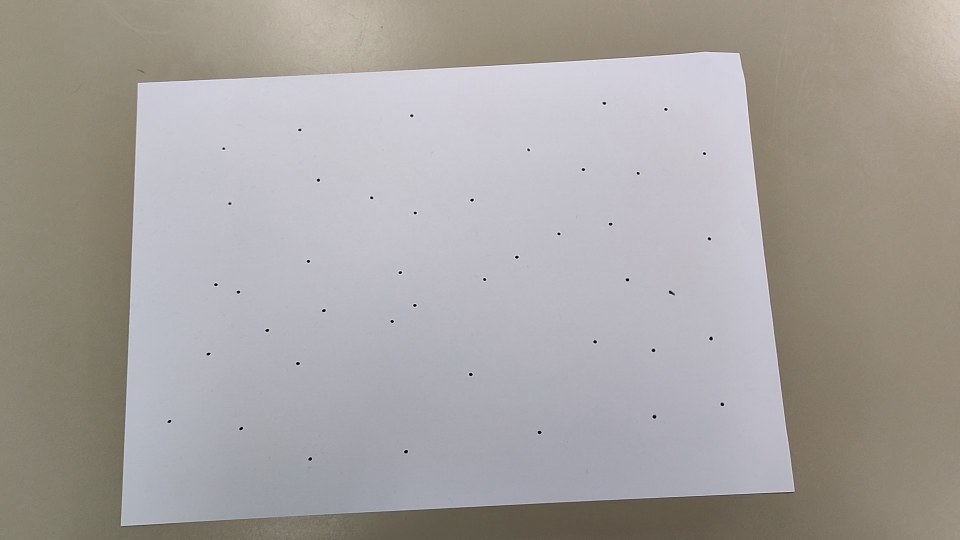
#> input picture imagenes/puntos_0365.jpg, 1920 x 1080 px, found by its file name (shown at 1/2 size)
$ python canny.py
#> lines starting #> are read from the running program, lines starting #| are printed output that depends on the picture; after the words box and inside, x2 and y2 are one past the last pixel; in counts of white or black regions, pixels touching at a corner belong together
import cv2
import numpy as np

lista_areas = []

img = cv2.imread('/home/ptrenchs/Escritorio/TFM/imagenes/puntos_0365.jpg')
#> img is the input picture: shape (1080, 1920, 3); mean B, G, R 159.6, 162.3, 166.5
filas,columnas,calnales = img.shape
#> filas = 1080; columnas = 1920; calnales = 3
# img = cv2.resize(img, (columnas * 2, filas * 2))
img = cv2.blur(img, (5,5))

# Aplicando Canny
canny = cv2.Canny(img, 20, 100)
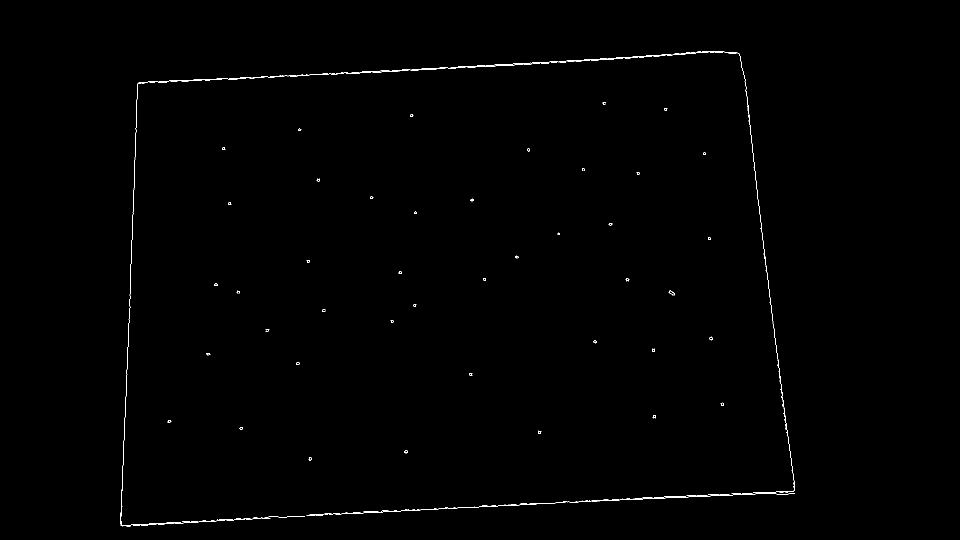
#> canny: shape (1080, 1920) (shown at 1/2 size); 0.33% white in thin lines or dots, all inside (x1, y1, x2, y2) = (240, 102, 1590, 1054)
# cv2.imshow('canny', cv2.resize(canny, (columnas // 2, filas // 2)))
# Aplicacion closing
contornos = []
n = 10
cont = 0
while True:
    kernel = np.ones((n,n))
    closing = cv2.morphologyEx(canny, cv2.MORPH_CLOSE, kernel)
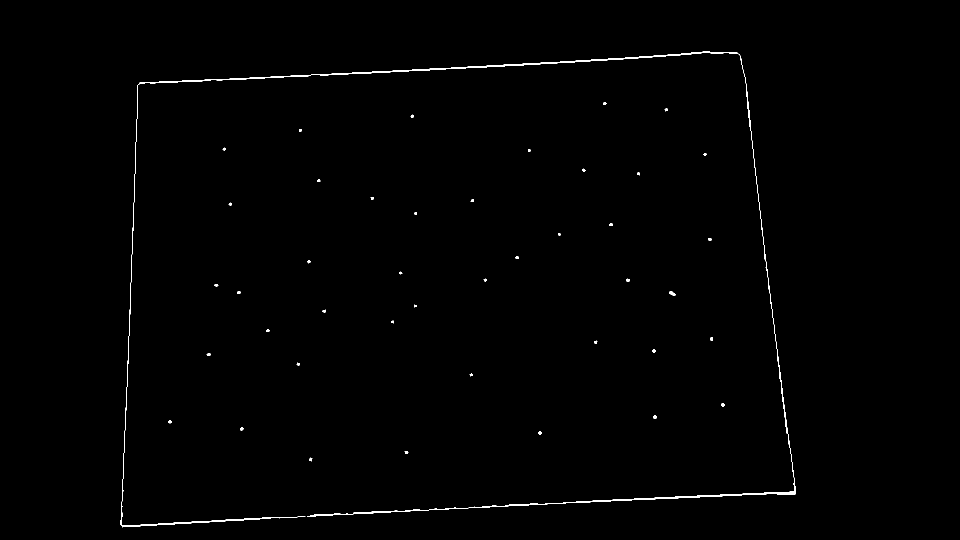
#> closing: shape (1080, 1920) (shown at 1/2 size); 0.5% white; 43 white regions
    closing_copy = closing.copy()
    contornos_frame,_ = cv2.findContours(closing, cv2.RETR_EXTERNAL, cv2.CHAIN_APPROX_SIMPLE)
#> contornos_frame = 43 contours, 19 with area under 20; largest, box (x1, y1, x2, y2) and area: (241, 103, 1591, 1055) 4770, (1338, 582, 1351, 592) 57, (1306, 831, 1313, 838) 29, (1305, 698, 1311, 705) 26, (1442, 806, 1449, 813) 26
    cv2.drawContours(closing_copy, contornos_frame, -1, (0,255,0), 2)
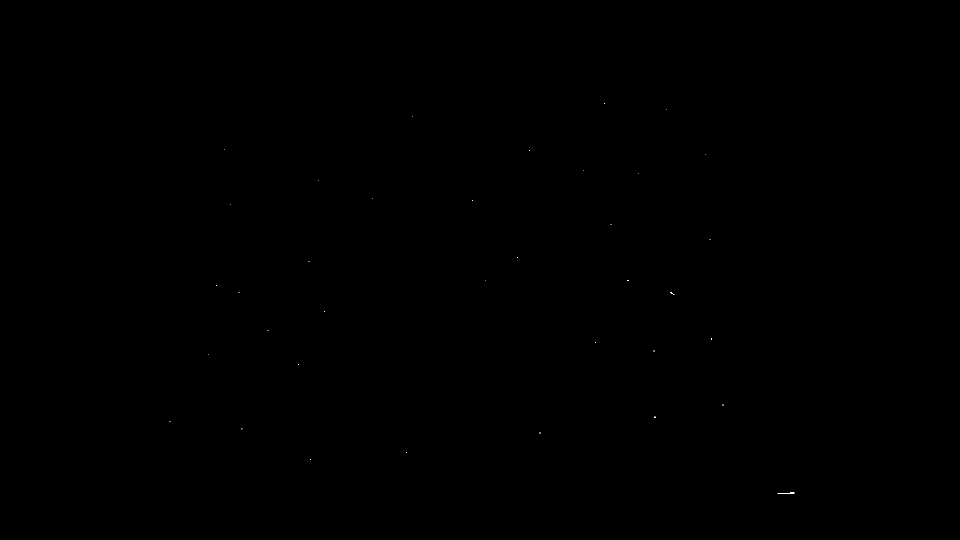
#> closing_copy: shape (1080, 1920) (shown at 1/2 size); 0.01% white in thin lines or dots, all inside (x1, y1, x2, y2) = (339, 207, 1589, 988)
    closing_copy = cv2.resize(closing_copy, (columnas // 2, filas // 2))
#> closing_copy: shape (540, 960)
    cv2.imshow('closing', closing_copy)

    if len(contornos_frame) == len(contornos):
        cont += 1
        if cont<10:
            n += 2
    else:
        cont = 0
        n += 2
    contornos = contornos_frame
#> contornos has the same summary as contornos_frame
    if 10 < cont:
        break

esquina_superior_iz = []
esquina_complementaria = []
centros = []
for i in range(len(contornos)):
    # print(contornos[i])
    x, y, w, h = cv2.boundingRect(contornos[i])
    # Dibujar el rectángulo en la imagen original
    esquina_superior_iz.append((x,y))
    esquina_complementaria.append((x + w, y + h))
    # cv2.rectangle(img, (x, y), (x + w, y + h), (0, 255, 0), 2)
    cx = x + w // 2
    cy = y + h // 2
    centros.append((cx, cy))
    area = cv2.contourArea(contornos[i])
    lista_areas.append(area)
    area_max = max(lista_areas)
    cv2.drawContours(img, contornos, i, (255,255,0), 2)
#> this loop made 43 passes
#> (x, y, w, h, cx, cy, area, area_max) on passes 1, 2, 3, 4, 5, 6, 7, 9, 10, 11, 12, 13: (618, 915, 7, 8, 621, 919, 22, 22), (809, 902, 8, 6, 813, 905, 25, 25), (1077, 862, 7, 7, 1080, 865, 24, 25), (480, 855, 7, 6, 483, 858, 24, 25), (336, 841, 8, 6, 340, 844, 23.5, 25), (1306, 831, 7, 7, 1309, 834, 29, 29), (1442, 806, 7, 7, 1445, 809, 25.5, 29), (593, 725, 7, 6, 596, 728, 20.5, 29), (413, 707, 9, 5, 417, 709, 22, 29), (1305, 698, 6, 7, 1308, 701, 26, 29), (1188, 681, 7, 7, 1191, 684, 20.5, 29), (1420, 674, 6, 8, 1423, 678, 25, 29)
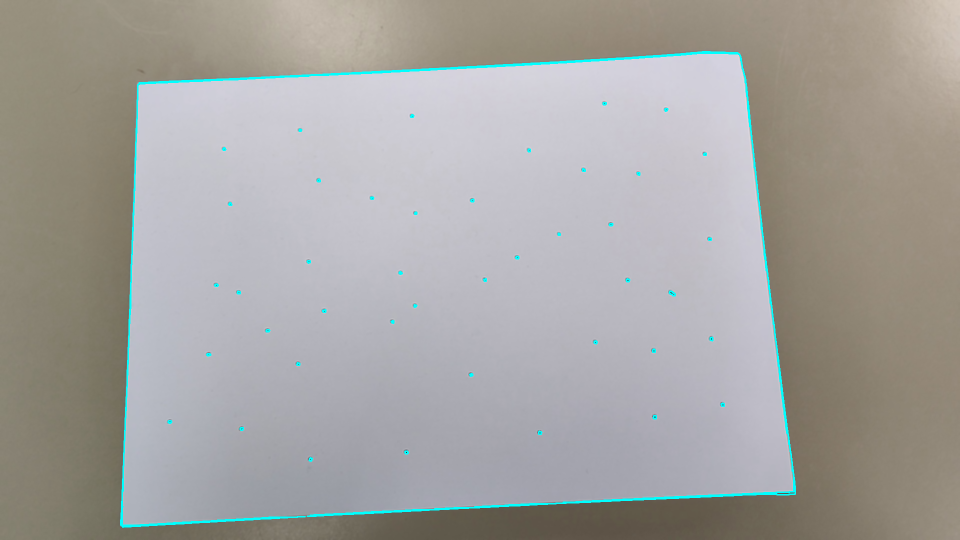
#> img: shape (1080, 1920, 3) (shown at 1/2 size); mean B, G, R 160.7, 163.4, 165
#> after the loop, centros = 43 pairs, first value 340 to 1445, second value 207 to 919; esquina_complementaria = 43 pairs, first value 344 to 1591, second value 210 to 1055; esquina_superior_iz = 43 pairs, first value 241 to 1442, second value 103 to 915; lista_areas = 43 values, max 5301.5 at index 42, min 12.5 at index 26, mean 143.7
contorno_max = lista_areas.index(area_max)
#> contorno_max = 42
cv2.drawContours(img, contornos, contorno_max, (0,255,0), 2)
[cv2.rectangle(img, esquina_superior_iz[i], esquina_complementaria[i], (0, 255, 255), 2) for i in range(len(contornos)) if i != contorno_max]
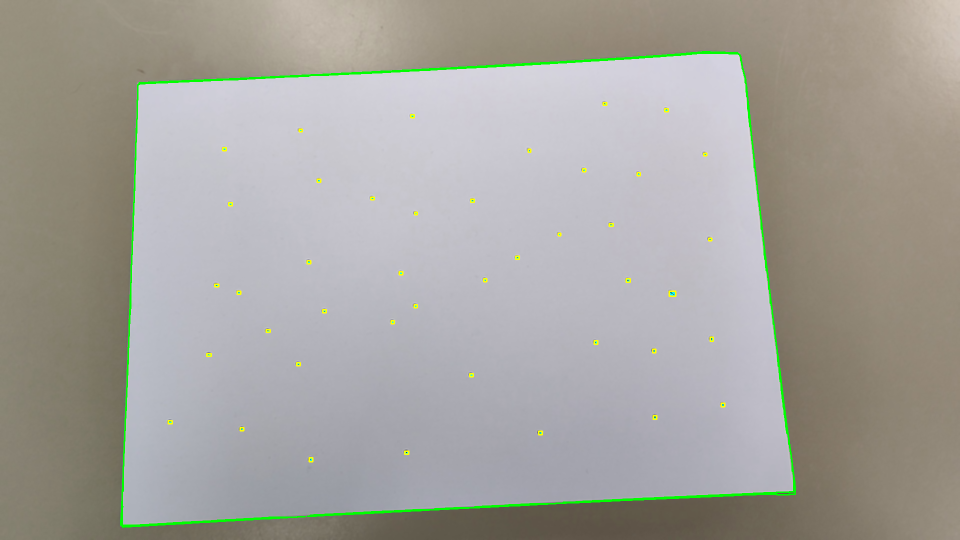
#> img: shape (1080, 1920, 3) (shown at 1/2 size); mean B, G, R 158.1, 163.5, 165.3
filas,columnas,calnales = img.shape
img = cv2.resize(img, (columnas // 2, filas // 2))
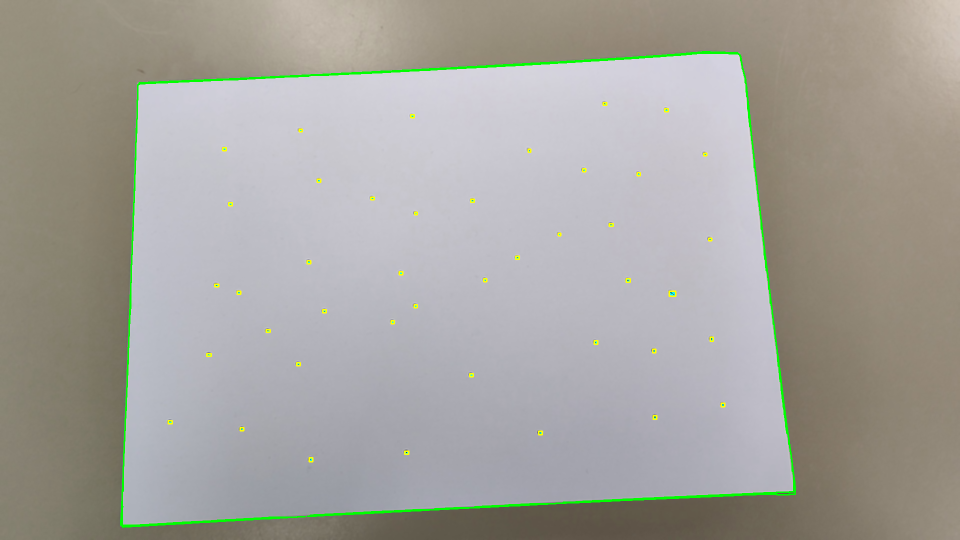
#> img: shape (540, 960, 3); mean B, G, R 158.2, 163.6, 165.3

cv2.imshow('Siluetas', img)
# cv2.imshow('Closing', closing)
cv2.waitKey(0)
cv2.destroyAllWindows()

$ run again, with imagenes/35B70AR30OR_2_def_281.png saved as imagenes/puntos_0365.jpg
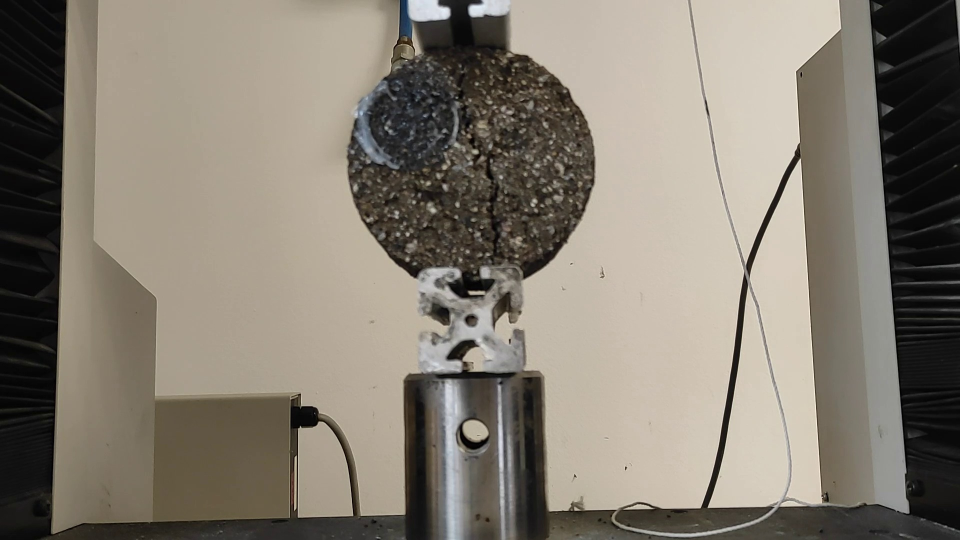
#> input picture imagenes/35B70AR30OR_2_def_281.png, 1920 x 1080 px, found by its file name (shown at 1/2 size)
#> img is the input picture: shape (1080, 1920, 3); mean B, G, R 113.3, 124.8, 132.2
#> `canny = cv2.Canny(img, 20, 100)`:
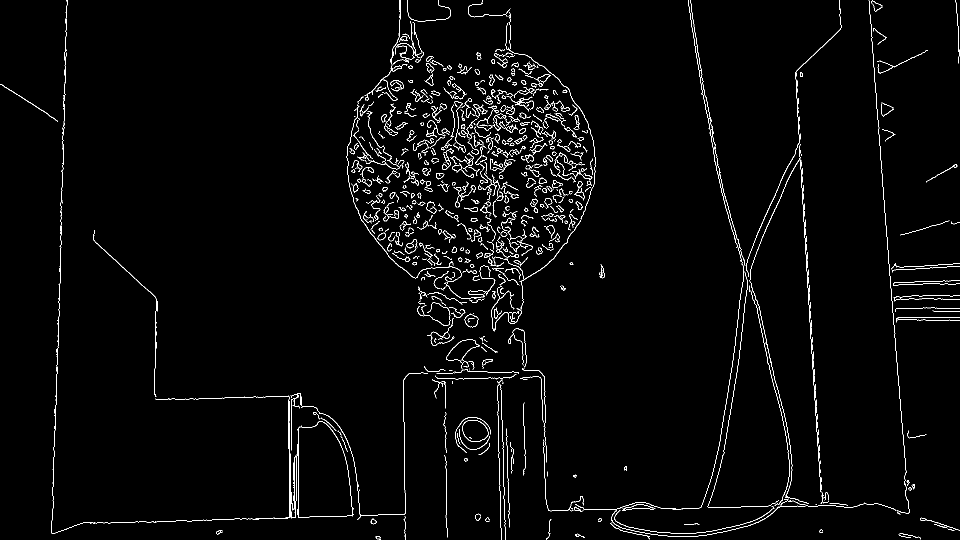
#> canny: shape (1080, 1920) (shown at 1/2 size); 2.1% white in thin lines or dots
#> closing: shape (1080, 1920); 7.4% white; 36 white regions
#> contornos_frame = 31 contours, 4 with area under 20; largest, box (x1, y1, x2, y2) and area: (694, 0, 1192, 692) 174539, (1018, 0, 1920, 1080) 129172, (104, 0, 1039, 1080) 36915, (911, 835, 983, 911) 3888, (915, 128, 961, 151) 370
#> `closing_copy = cv2.resize(closing_copy, (columnas // 2, filas // 2))`:
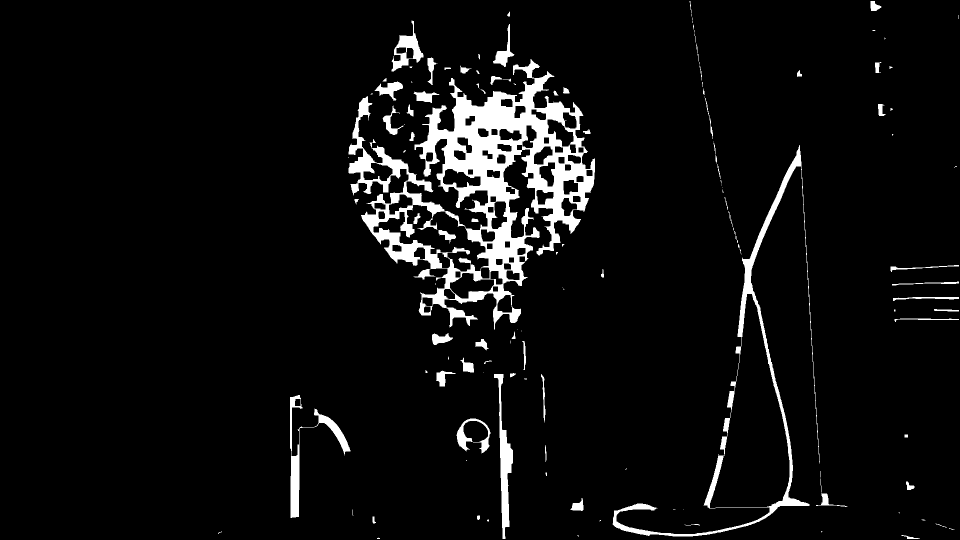
#> closing_copy: shape (540, 960); min 0, max 255, mean 14.4
#> contornos has the same summary as contornos_frame
